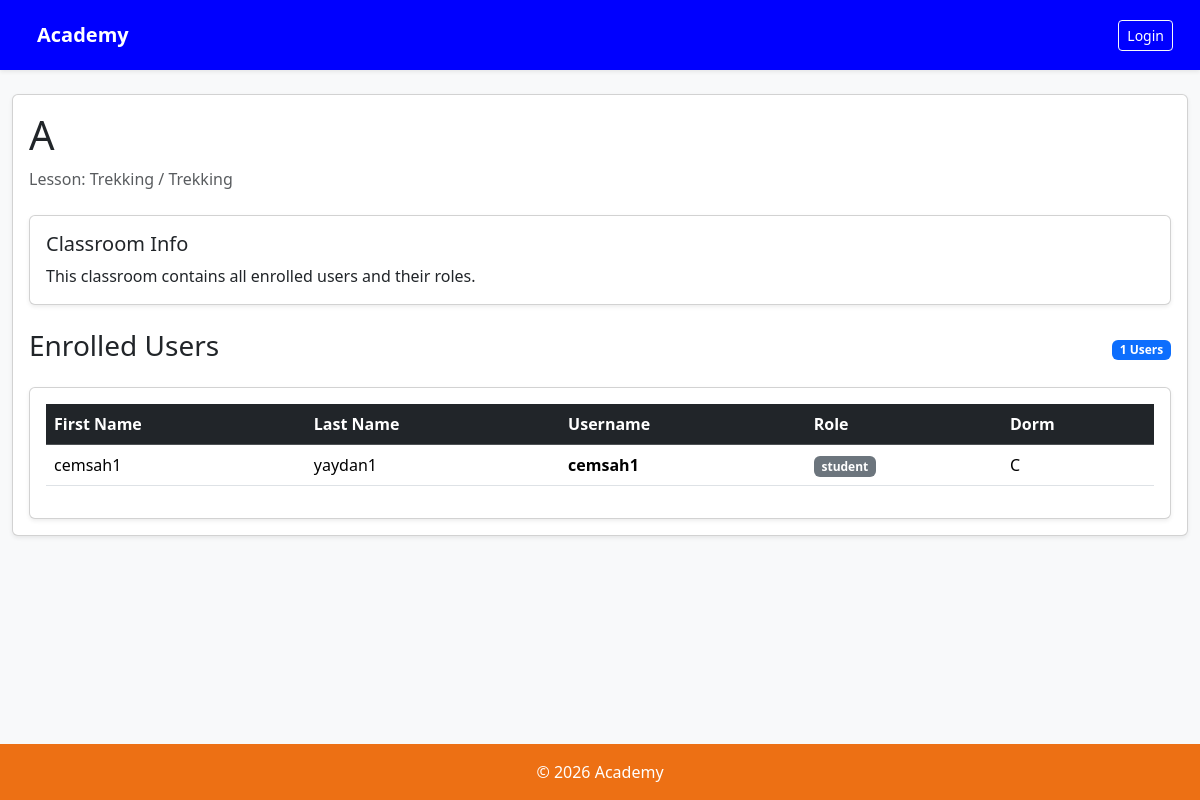
/academics/classes/8/, run on the app's committed database.
### apps/academics/models.py (models this page shows, shortened)
class Classroom(models.Model):
    lesson = models.ForeignKey(
        Lesson,
        on_delete=models.CASCADE,
        related_name="classes"
    )
    name = models.CharField(max_length=100)

class Lesson(models.Model):
    faculty = models.ForeignKey(
        Faculty,
        on_delete=models.CASCADE,
        related_name="lessons"
    )
    name = models.CharField(max_length=100)

### apps/enrollments/models.py (models this page shows, shortened)
class ClassroomEnrollment(models.Model):
    ROLE_CHOICES = (
        ("student", "Student"),
        ("teacher", "Teacher"),
    )
    user = models.ForeignKey(
        settings.AUTH_USER_MODEL,
        on_delete=models.CASCADE,
        related_name="classroom_enrollments"
    )
    classroom = models.ForeignKey(
        Classroom,
        on_delete=models.CASCADE,
        related_name="enrollments"
    )
    role = models.CharField(
        max_length=20,
        choices=ROLE_CHOICES,
        default="student"
    )
    created_at = models.DateTimeField(
        auto_now_add=True
    )

### apps/accounts/models.py (models this page shows, shortened)
class User(AbstractUser):
    ROLE_CHOICES = (
        ("student", "Student"),
        ("teacher", "Teacher"),
        ("admin", "Admin"),
    )
    STATUS_CHOICES = (
        ("freshman", "Freshman"),
        ("sophomore", "Sophomore"),
        ("junior", "Junior"),
        ("senior", "Senior"),
    )
    RANK_CHOICES = (
        ("S", "S"),
        ("A", "A"),
        ("B", "B"),
        ("C", "C"),
        ("D", "D"),
        ("E", "E"),
        ("F", "F"),
    )
    role = models.CharField(
        max_length=20,
        choices=ROLE_CHOICES,
        default="student"
    )
    rank = models.CharField(
        max_length=1,
        choices=RANK_CHOICES,
        default="F",
    )
    status = models.CharField(
        max_length=10,
        choices=STATUS_CHOICES,
        default="freshman"
    )
    telephone = models.CharField(
        max_length=20,
        blank=True,
        null=True
    )
    dorm = models.ForeignKey(
        "dorms.Dorm",
        on_delete=models.SET_NULL,
        null=True,
        blank=True
    )

### apps/dorms/models.py (models this page shows)
class Dorm(models.Model):
    name = models.CharField(max_length=100)
    capacity = models.IntegerField(default=800)
    def __str__(self):
        return self.name

### apps/academics/views.py (the view)
# urls.py: path("classes/<int:class_id>/", classroom_detail, name="classroom_detail"),
def classroom_detail(request, class_id):
    classroom = get_object_or_404(
        Classroom,
        id=class_id
    )
    enrollments = classroom.enrollments.all()
    return render(
        request,
        "academics/classroom_detail.html",
        {
            "classroom": classroom,
            "enrollments": enrollments,
        }
    )

### apps/academics/templates/academics/classroom_detail.html (shortened to what this page needs)
{% extends "base.html" %}
{% block content %}
<div class="mb-4">
    <h1 class="display-6">
        {{ classroom.name }}
    </h1>
    <p class="text-muted">
        Lesson: {{ classroom.lesson.name }}
    </p>
</div>
<div class="card shadow-sm mb-4">
    <div class="card-body">
        <h5 class="card-title">
            Classroom Info
        </h5>
        <p class="mb-0">
            This classroom contains all enrolled users and their roles.
        </p>
    </div>
</div>
<div class="d-flex justify-content-between align-items-center mb-3">
    <h3>
        Enrolled Users
    </h3>
    <span class="badge bg-primary">
        {{ enrollments|length }} Users
    </span>
</div>
<div class="card shadow-sm">
    <div class="card-body">
        <div class="table-responsive">
            <table class="table table-hover align-middle">
                <thead class="table-dark">
                    <tr>
                        <th>First Name</th>
                        <th>Last Name</th>
                        <th>Username</th>
                        <th>Role</th>
                        <th>Dorm</th>
                    </tr>
                </thead>
                <tbody>
                    {% for enrollment in enrollments %}
                    <tr>
                        <td>{{ enrollment.user.first_name }}</td>
                        <td>{{ enrollment.user.last_name }}</td>
                        <td>
                            <strong>
                                {{ enrollment.user.username }}
                            </strong>
                        </td>
                        <td>
                            <span class="badge bg-secondary">
                                {{ enrollment.role }}
                            </span>
                        </td>
                        <td>
                            {{ enrollment.user.dorm|default:"-" }}
                        </td>
                    </tr>
                    {% empty %}
                    <tr>
                        <td colspan="5" class="text-center text-muted">
                            No users enrolled in this classroom.
                        </td>
                    </tr>
                    {% endfor %}
                </tbody>
            </table>
        </div>
    </div>
</div>
{% endblock %}

### data on the page
Classroom: name "A", lesson.name "Trekking / Trekking"
ClassroomEnrollment: user.first_name "cemsah1", user.last_name "yaydan1", user.username "cemsah1", role "student", user.dorm "C"

### other printed values
{{ enrollments|length }} "1"
